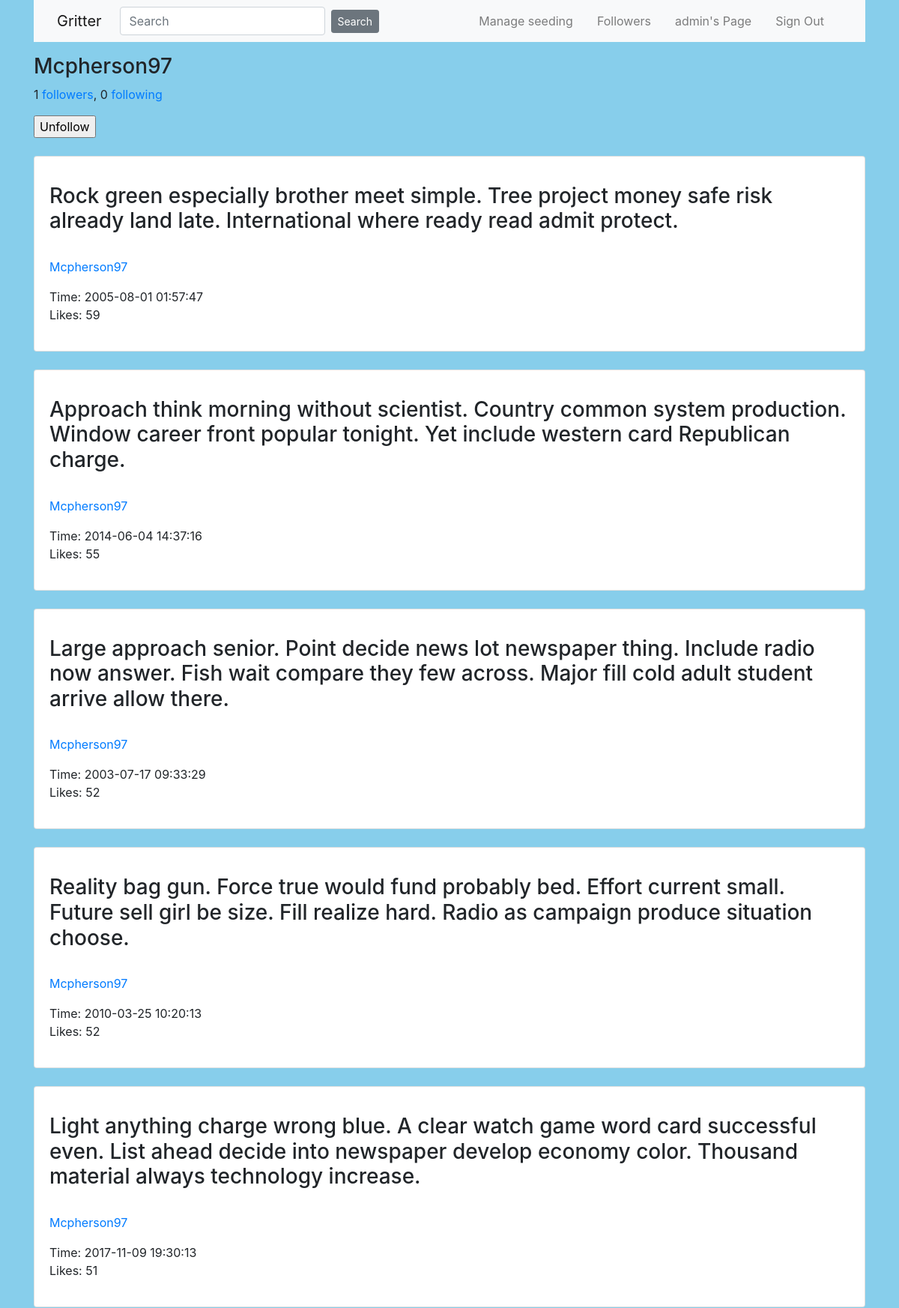
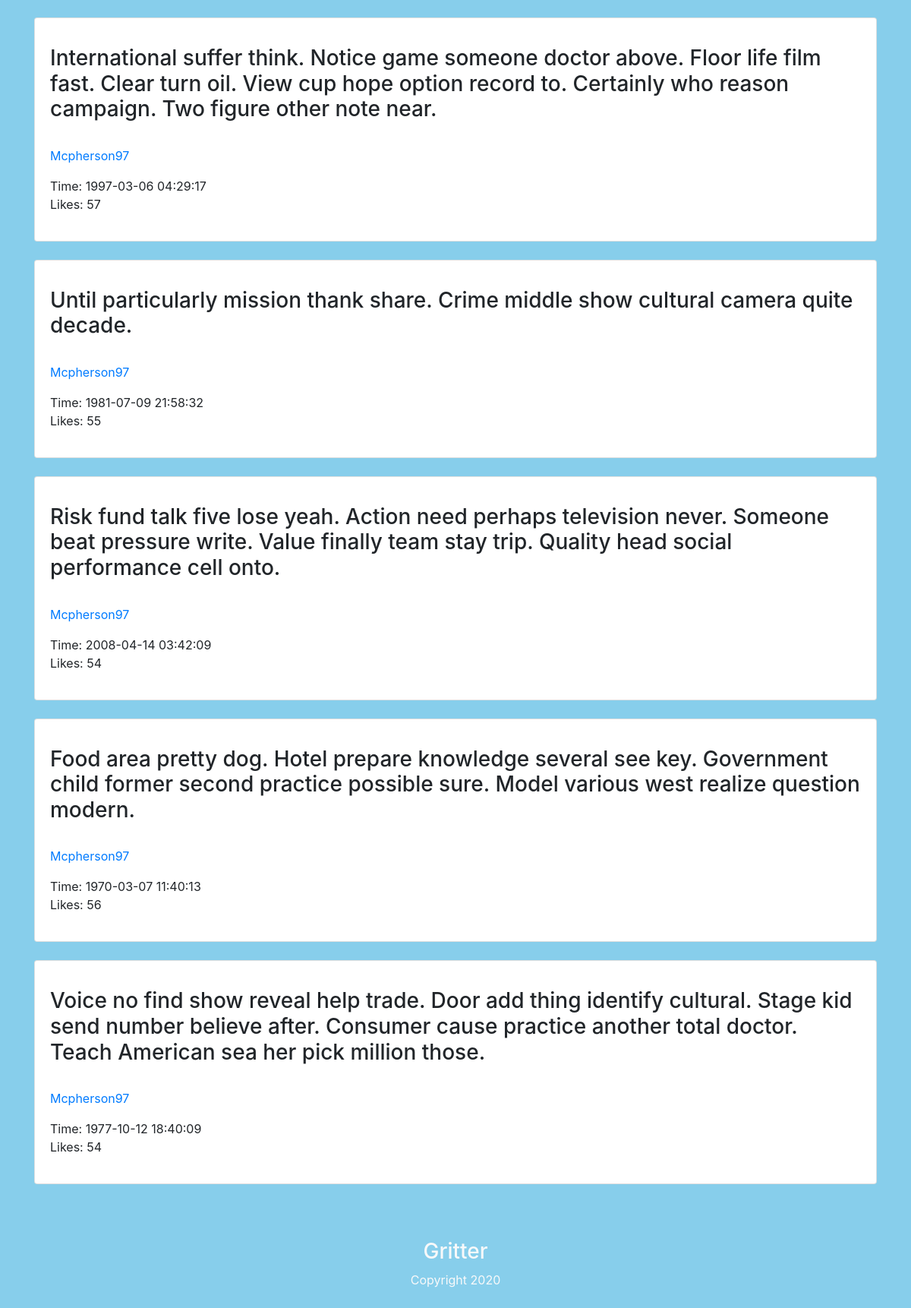
/user/Mcpherson97 (signed in), run on the app's committed database (2 pictures, top to bottom).
### project/models.py (models this page shows, shortened)
class User(UserMixin, db.Model):
    id = db.Column(db.Integer, primary_key=True)
    username = db.Column(db.String(50), unique=True, nullable=False)
    password = db.Column(db.String(128), nullable=False)
    email = db.Column(db.String(100), unique=True, nullable=False)
    posts = db.relationship('Post', backref ='author', lazy='dynamic')
    followed = db.relationship(
        'User', secondary=followers,
        primaryjoin=(followers.c.follower_id == id),
        secondaryjoin=(followers.c.followed_id == id),
        backref=db.backref('followers', lazy='dynamic'), lazy='dynamic')
    def already_follow(self, user):
        return self.followed.filter(followers.c.followed_id == user.id).count() == 1

class Post(db.Model):
    id = db.Column(db.Integer, primary_key=True)
    content = db.Column(db.Text)
    like_count = db.Column(db.Integer, default=0)
    timestamp = db.Column(db.DateTime, index=True, default=datetime.utcnow)
    user_id = db.Column(db.Integer, db.ForeignKey('user.id'))

### project/routes.py (the view)
@app.route('/user/<username>', methods=['GET', 'POST'])
@login_required
def user(username):
    postform = UserPost()
    if postform.validate_on_submit():
        post = Post(content=postform.content.data, author=current_user)
        db.session.add(post)
        db.session.commit()
        return redirect(url_for('user', username=current_user.username))
    user = User.query.filter_by(username=username).first()
    form = FollowForm()
    posts = Post.query.filter_by(author=user).order_by(Post.id.desc()).all()
    return render_template('user.html', user=user, form=form, postform=postform, posts=posts)

### project/forms.py
class UserPost(FlaskForm):
    content = TextAreaField('Share your thoughts...', validators=[DataRequired()])
    submit = SubmitField('Post')

class FollowForm(FlaskForm):
    submit = SubmitField('Submit')

### project/models.py (called while the page is built)
@login.user_loader
def load_user(id):
    return User.query.get(int(id))

### project/templates/user.html (shortened to what this page needs)
{% extends "layout.html" %}
{% import "bootstrap/wtf.html" as wtf %}
{% block content %}
<div class="container" >
    <h3>{{ user.username }}</h3>
</div>
<div class="container" >
<p>
    {{ user.followers.count() }} <a href="{{ url_for('followers', username=current_user.username) }}">followers</a>,
    {{ user.followed.count() }} <a href="{{ url_for('following', username=current_user.username) }}">following</a>
</p>
{% if current_user.username != user.username %}
{% if not current_user.already_follow(user) %}
        <p>
            <form action="{{ url_for('follow', username=user.username) }}" method="post">
                {{ form.hidden_tag() }}
                {{ form.submit(value='Follow') }}
            </form>
        </p>
{% else %}
        <p>
            <form action="{{ url_for('unfollow', username=user.username) }}" method="post">
                {{ form.submit(value='Unfollow') }}
            </form>
        </p>
{% endif %}
{% endif %}
</div>
<div class="container">
    {% for post in posts %}
        <div class="card mt-4">
            <div class="card-body">
                <p class="card-text">
                    <h3>{{ post.content }}</h3><br>
                    <a class="" href="{{ url_for('user', username=post.author.username) }}">{{ post.author.username }}</a>
                </p>
                <p>
                    Time: {{ post.timestamp }} <br>
                    Likes: {{ post.like_count }}
                </p>
            </div>
        </div>
    {% endfor %}
</div>
{% endblock content %}

### project/templates/layout.html (shortened to what this page needs)
<!DOCTYPE html>
{% import "bootstrap/wtf.html" as wtf %}
<html>
	<head>
    {% block head %}
        <link rel="stylesheet" href="https://cdn.jsdelivr.net/npm/bootstrap@4.5.3/dist/css/bootstrap.min.css">
		<link rel="stylesheet" href="{{ url_for('static', filename='style.css') }}" />
    {% endblock %}
	</head>
	<body text="#2d7051">
        <div class="container">
            <nav class="navbar navbar-expand-md bg-light navbar-light fixed-left">
              <div class="container">
                <a class="navbar-brand mr-4" href="{{ url_for('home') }}">Gritter</a>
                  <form  class="form-inline" method="POST" action="{{ url_for('search') }}">
                <input class="form-control mr-2" name="search" type="search" placeholder="Search">
                <button class="btn btn-secondary btn-sm" type="submit">Search</button>
                  </form>
                <div class="collapse navbar-collapse" id="navbarToggle">
                    <div class="navbar-nav ml-auto">
                        {% if current_user.username == 'admin' %}
                            <a class="nav-item nav-link mr-3 ml-auto" href="{{ url_for('manage_seeding') }}">Manage seeding</a>
                        {% endif %}
                        {% if current_user.is_authenticated %}
                            <a class="nav-item nav-link mr-3 ml-auto" href="{{ url_for('followers', username=current_user.username) }}">Followers</a>
                            <a class="nav-item nav-link mr-3 ml-auto" href="{{ url_for('user', username=current_user.username) }}">{{current_user.username}}'s Page</a>
                            <a class="nav-item nav-link mr-3 ml-auto" href="{{ url_for('signout') }}">Sign Out</a>
                        {% else  %}
                            <a class="nav-item nav-link mr-3 ml-auto" href="{{ url_for('signup') }}">Sign Up</a>
                            <a class="nav-item nav-link mr-3 ml-auto" href="{{ url_for('signin') }}">Sign In</a>
                        {% endif %}
                    </div>
                </div>
              </div>
            </nav>
        </div>
        <div class="container pt-2">
            <div class="container pt-2">
        </div>
        </div>
        {% block content %}
        {% endblock %}
          <footer id="main-footer" class="bg-steel mt-5">
            <div class="container">
              <div class="row">
                <div class="col text-light text-center py-4">
                  <h3 class="text-light">Gritter</h3>
                  <p>Copyright 2020</p>
                </div>
              </div>
            </div>
          </footer>
	</body>
</html>

### project/static/styles/style.css (style rules this page uses)
body { background-color: #87CEEB; }

### data on the page
User: username "admin"
User: username "Mcpherson97"
Post: content "Rock green especially brother meet simple. Tree project money safe risk already land late. International where ready read admit protect.", author.username "Mcpherson97", timestamp "2005-08-01 01:57:47", like_count "59"
Post: content "Approach think morning without scientist. Country common system production. Window career front popular tonight. Yet include western card Republican charge.", author.username "Mcpherson97", timestamp "2014-06-04 14:37:16", like_count "55"
Post: content "Large approach senior. Point decide news lot newspaper thing. Include radio now answer. Fish wait compare they few across. Major fill cold adult student arrive allow there.", author.username "Mcpherson97", timestamp "2003-07-17 09:33:29", like_count "52"
Post: content "Reality bag gun. Force true would fund probably bed. Effort current small. Future sell girl be size. Fill realize hard. Radio as campaign produce situation choose.", author.username "Mcpherson97", timestamp "2010-03-25 10:20:13", like_count "52"
Post: content "Light anything charge wrong blue. A clear watch game word card successful even. List ahead decide into newspaper develop economy color. Thousand material always technology increase.", author.username "Mcpherson97", timestamp "2017-11-09 19:30:13", like_count "51"
Post: content "International suffer think. Notice game someone doctor above. Floor life film fast. Clear turn oil. View cup hope option record to. Certainly who reason campaign. Two figure other note near.", author.username "Mcpherson97", timestamp "1997-03-06 04:29:17", like_count "57"
Post: content "Until particularly mission thank share. Crime middle show cultural camera quite decade.", author.username "Mcpherson97", timestamp "1981-07-09 21:58:32", like_count "55"
Post: content "Risk fund talk five lose yeah. Action need perhaps television never. Someone beat pressure write. Value finally team stay trip. Quality head social performance cell onto.", author.username "Mcpherson97", timestamp "2008-04-14 03:42:09", like_count "54"
Post: content "Food area pretty dog. Hotel prepare knowledge several see key. Government child former second practice possible sure. Model various west realize question modern.", author.username "Mcpherson97", timestamp "1970-03-07 11:40:13", like_count "56"
Post: content "Voice no find show reveal help trade. Door add thing identify cultural. Stage kid send number believe after. Consumer cause practice another total doctor. Teach American sea her pick million those.", author.username "Mcpherson97", timestamp "1977-10-12 18:40:09", like_count "54"

### other printed values
{{ user.followers.count() }} "1"
{{ user.followed.count() }} "0"
